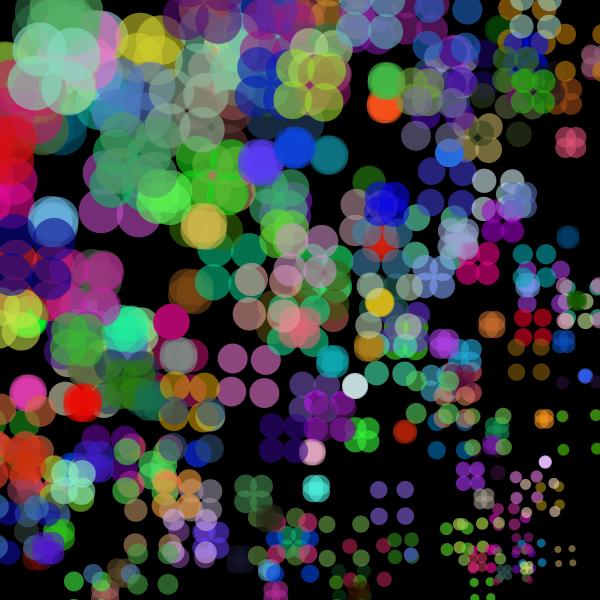
Frame 1 (no input)
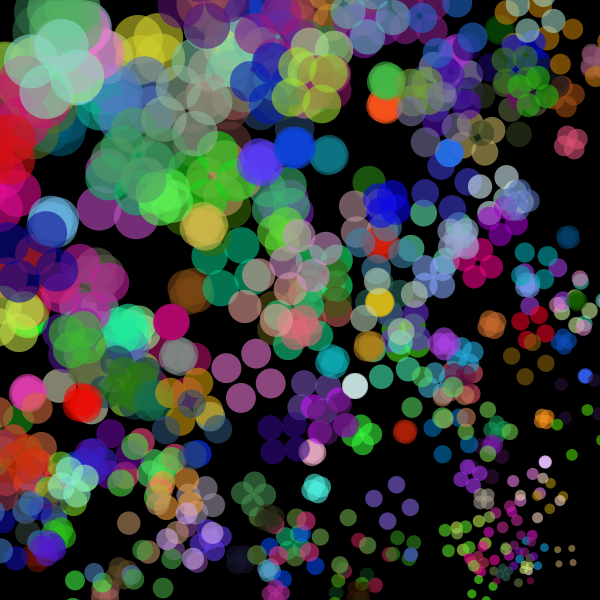
Frame 60 (the mouse pressed at the canvas centre just before this capture)
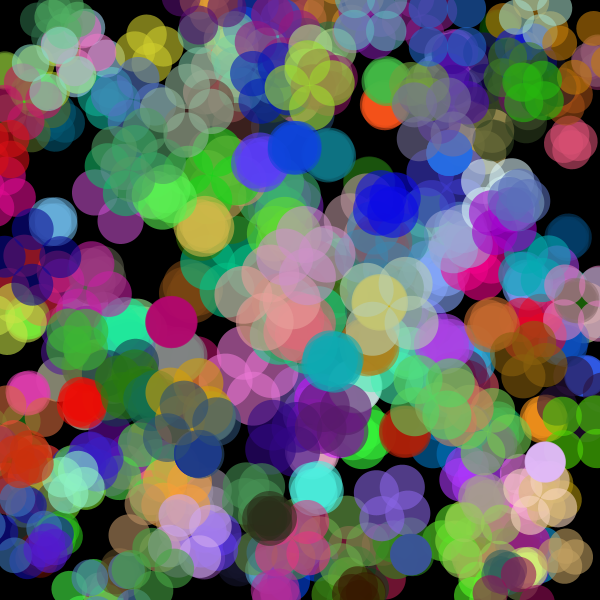
Frame 120 (the mouse held since frame 60 and released just before this capture)

The Processing sketch that drew these frames (run headless with seeded random() and noise(); from frame 60 on, the mouse is pressed at the canvas centre):

// Processing sketch: processing_70693
// ── processing_70693.pde

//Pat Mooney
//CC Lab Homework

Thingy[] myThingy;

void setup() {
  size (600, 600);
  background(0);
  smooth();
  noStroke();

  myThingy = new Thingy[250];
  
  for (int i = 0; i < myThingy.length; i++){
    float thingySize = random (0, 100);
    float thingyPos = random(0, 20);
    float thingyStartX = random(0, 600);
    float thingyStartY = random(0, 600);
    myThingy[i] = new Thingy(thingyPos, thingyPos, thingySize, thingySize, color(int(random(0, 255)), int(random(0, 255)), int(random(0, 255)), 150), thingyStartX, thingyStartY);
  }
}


void draw() {
  background(0);
  
  for (int i = 0; i < myThingy.length; i++)
  {
    myThingy[i].updateThingy();
    myThingy[i].drawThingy();
  }
}

class Thingy {

  //Properties
  float x;
  float y;
  float w;
  float h;
  color c;
  float startY;
  float startX;

  float thingyDistance;
  float thingyRotation;
  float thingyRotationMod;
  float thingyDistFromCenter;

  //Constructor
  Thingy (float _x, float _y, float _w, float _h, color _c, float _startX, float _startY) {
    this.x = _x;
    this.y = _y;
    this.w = _w;
    this.h = _h;
    this.c = _c;
    this.startX = _startX;
    this.startY = _startY;

    //arbitrary numbers to give initial instance information
    this.thingyDistance = 100;
    this.thingyRotationMod = 0;
    this.thingyRotation = 0;
    this.thingyDistFromCenter = w;
  }

  // Method or Function
  void drawThingy() {
    pushMatrix();
    fill(this.c);

    translate(startX, startY);
    rotate(this.thingyRotation);

    ellipse( -this.x, -this.y, this.thingyDistFromCenter, this.thingyDistFromCenter );
    ellipse( this.x, -this.y, this.thingyDistFromCenter, this.thingyDistFromCenter );
    ellipse( this.x, this.y, this.thingyDistFromCenter, this.thingyDistFromCenter );
    ellipse( -this.x, this.y, this.thingyDistFromCenter, this.thingyDistFromCenter );
    popMatrix();
  }

  void updateThingy() {
    //captures the distance from thingyX and thingyY to mouseX/MouseY
    this.thingyDistance = dist (startX, startY, mouseX, mouseY);
    
    //maps distance to a value that can be used for rotation
    this.thingyRotationMod = map (this.thingyDistance, 0, width, 10, .1);

    //maps distance to a value that can be used for the size of circle
    this.thingyDistFromCenter = map(this.thingyDistance, 0, width, 60, 20);

    //determines rotation
    this.thingyRotation += radians (this.thingyRotationMod);
  }
}
